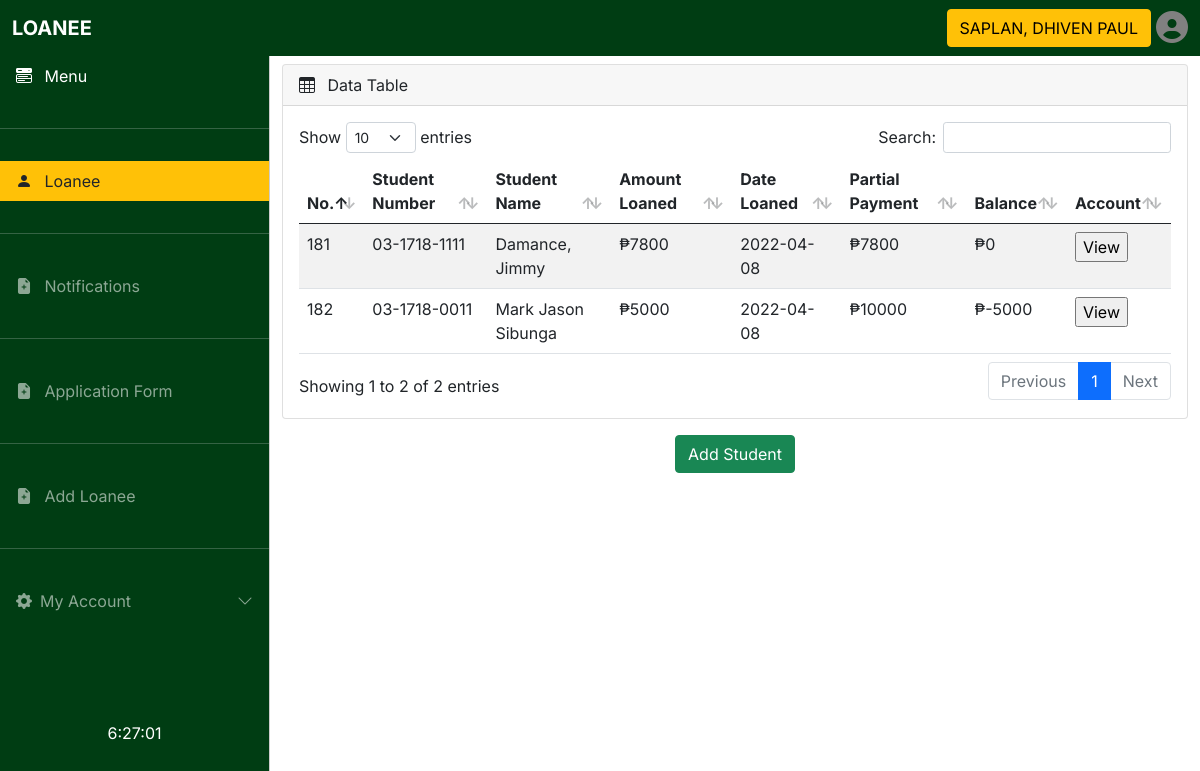
The page /studentlist.php (signed in) on the database its author committed.
### tables this page shows
CREATE TABLE `approve_tbl` (
  `id` int(30) NOT NULL,
  `student_num` varchar(255) NOT NULL,
  `Amount_loan` int(255) NOT NULL,
  `date_loan` varchar(255) NOT NULL,
  `partial` int(255) NOT NULL,
  `Balance` int(255) NOT NULL,
  `fullname` varchar(255) NOT NULL,
  `fee` int(255) NOT NULL,
  `partialdate` varchar(255) NOT NULL
);

### studentlist.php (the view, shortened to what this page needs)
<?php
include "db_conn.php";
if (isset($_SESSION['id']) && isset($_SESSION['user_name'])) {
?>
<!DOCTYPE html>
<html lang="en">
<head>
  <link rel="stylesheet" href="css/bootstrap.min.css" />
  <link rel="stylesheet" href="https://cdn.jsdelivr.net/npm/bootstrap-icons@1.4.1/font/bootstrap-icons.css" />
  <link rel="stylesheet" href="css/dataTables.bootstrap5.min.css" />
  <link rel="stylesheet" href="css/style.css" />
</head>
<body onload="startTime()">
  <nav class="navbar navbar-expand-lg navbar-dark fixed-top" style="background-color:#003d13;">
    <div class="container-fluid">
      <a class="navbar-brand me-auto ms-lg-0 ms-3 text-uppercase fw-bold text-white">Loanee</a>
      <div class="collapse navbar-collapse" id="topNavBar">
        <form class="d-flex ms-auto my-3 my-lg-0">
          <button type="button" class="btn btn-warning"><?php echo $_SESSION['name'];?></button>
        </form>
        <ul class="navbar-nav">
          <li class="nav-item dropdown">
            <a>
              <i class="fas fa-user-circle fa-2x" style="padding-left: 5px ;color: gray;"></i>
            </a>
          </li>
        </ul>
      </div>
    </div>
  </nav>
  <div class="offcanvas offcanvas-start sidebar-nav" style="background-color: #003d13;" tabindex="-1" id="sidebar">
    <div class="offcanvas-body p-0">
      <nav class="navbar-dark">
        <ul class="navbar-nav">
          <li>
            <a href="#" class="nav-link px-3 active">
              <span class="me-2"><i class="bi bi-menu-button-wide-fill"></i></span>
              <span>Menu</span>
            </a>
          </li>
          <li class="my-4">
            <hr class="dropdown-divider bg-light" />
          </li>
          <li class="btn-warning">
            <a href="#" class="nav-link px-3">
              <span class="me-2 text-dark"><i class="bi bi-person-fill"></i></span>
              <span class="text-dark">Loanee</span>
            </a>
          </li>
          <li class="my-4">
            <hr class="dropdown-divider bg-light" />
          </li>
          <li>
            <a href="notif.php" class="nav-link px-3">
              <span class="me-2"><i class="bi bi-file-earmark-plus-fill"></i></span>
              <span>Notifications</span>
            </a>
          </li>
          <li class="my-4">
            <hr class="dropdown-divider bg-light" />
          </li>
          <li>
            <a href="appform.php" class="nav-link px-3">
              <span class="me-2"><i class="bi bi-file-earmark-plus-fill"></i></span>
              <span>Application Form</span>
            </a>
          </li>
          <li class="my-4">
            <hr class="dropdown-divider bg-light" />
          </li>
          <li>
            <a href="add.php" class="nav-link px-3">
              <span class="me-2"><i class="bi bi-file-earmark-plus-fill"></i></span>
              <span>Add Loanee</span>
            </a>
          </li>
          <li class="my-4">
            <hr class="dropdown-divider bg-light" />
          </li>
          <li>
            <a class="nav-link px-3 sidebar-link" data-bs-toggle="collapse" href="#layouts">
              <span class="me-2"><i class="bi bi-gear-fill"></i></span>
              <span>My Account</span>
              <span class="ms-auto">
                <span class="right-icon">
                  <i class="bi bi-chevron-down"></i>
                </span>
              </span>
            </a>
          </li>
          <div id="txt" style="margin: auto; color: white; padding-top: 100px;">
          </div>
        </ul>
      </nav>
    </div>
  </div>
  <main class="mt-5 pt-3">
    <div class="container-fluid">
      <div class="row">
        <div class="col-md-12 mb-3">
          <div class="card">
            <div class="card-header">
              <span><i class="bi bi-table me-2"></i></span> Data Table
            </div>
            <div class="card-body">
              <div class="table-responsive">
                <table id="example" class="table table-striped data-table" style="width: 100%">
                  <thead>
                    <tr>
                      <th>No.</th>
                      <th>Student Number</th>
                      <th>Student Name</th>
                      <th>Amount Loaned</th>
                      <th>Date Loaned</th>
                      <th>Partial Payment</th>
                      <th>Balance</th>
                      <th>Account</th>
                    </tr>
                  </thead>
                  <tbody>
                    <tr>
                       <?php $sql = "SELECT * FROM approve_tbl;";
                    $result = mysqli_query($conn,$sql);
                      while ($row = mysqli_fetch_array($result)): {
                    }?>
                      <td><?php echo $row['id'];?></td>
                      <td><?php echo $row['student_num'];?></td>
                      <td><?php echo $row['fullname'];?></td>
                      <td>₱<?php echo $row['Amount_loan'];?></td>
                      <td><?php echo $row['date_loan'];?></td>
                      <td>₱<?php echo $row['partial'];?></td>
                      <td>₱<?php echo $row['Balance'];?></td>
                     <td> <form method="get" action="update.php">
    <input type="submit" value="View">
</form></td>
                    </tr>
                  <?php endwhile;?>
                  </tbody>
                </table>
              </div>
            </div>
          </div>
        </div>
      </div>
    </div>
    <div class="text-center">
      <button type="button" class="btn btn-success" onclick="window.location.href='add.php';">Add Student</button>
    </div>
  </main>
</body>
</html>
<?php
}else{
}
?>

### rows shown on the page
approve_tbl: id "181", student_num "03-1718-1111", fullname "Damance, Jimmy", Amount_loan "7800", date_loan "2022-04-08", partial "7800", Balance "0"
approve_tbl: id "182", student_num "03-1718-0011", fullname "Mark Jason Sibunga", Amount_loan "5000", date_loan "2022-04-08", partial "10000", Balance "-5000"

### other values the page prints
$_SESSION['name'] "SAPLAN, DHIVEN PAUL"
